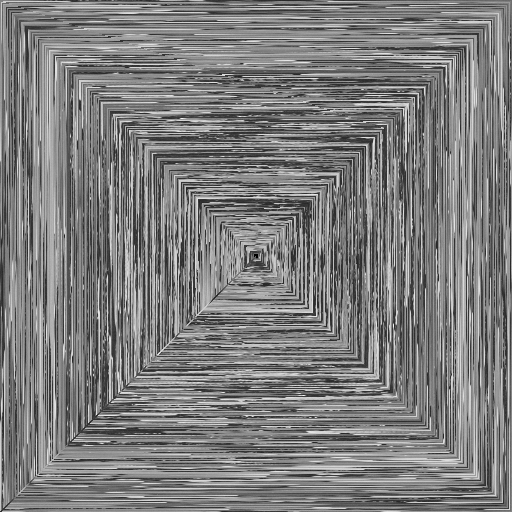
#> input picture KDA/MLR/Double Encryption/grayscale/lockA_rotate.pgm, 512 x 512 px
$ python lockB.py
#> lines starting #> are read from the running program, lines starting #| are printed output that depends on the picture
import cv2
import random

secret = cv2.imread('lockA_rotate.pgm', 0)
#> secret is the input picture: shape (512, 512); min 0, max 247, mean 125.2
rows = secret.shape[0]
#> rows = 512
cols = secret.shape[1]
#> cols = 512
randKey = random.randint(100,250)

f = open('lockB_secret.txt', 'w')
f.write(str(randKey)+'\n')

mr = rows*cols - (rows-2)*(cols-2)
#> mr = 2044
layers = min(rows, cols) // 2
#> layers = 256

flat = [0 for i in range(rows*cols)]
c = 0
for i in range(layers):
    for j in range(i, cols-i):
        flat[c] = secret[i][j]
        c += 1
    for j in range(i+1, rows - i):
        flat[c] = secret[j][cols-i-1]
        c += 1
    for j in range(cols-i-2, i+1, -1):
        flat[c] = secret[rows-i-1][j]
        c += 1
    for j in range(rows-i-2, i, -1):
        flat[c] = secret[j][i]
        c += 1
#> after the loop, c = 261633; flat = 262144 items

ri = 0
while(True):
    key = random.randint(0, 1)
    offset_val = random.randint(1, mr - 1)
    pixel_offset = offset_val % 8  # 1#offset_val % 7 + 1
    st = rows*cols - (rows-2)*(cols-2)
    for rj in range(st):
        # rotating the pixels
        if not key:
            flat[ri+rj] = (flat[ri+rj] <<
                           pixel_offset) | (flat[ri+rj] >> (8-pixel_offset))
            flat[ri+rj] ^= randKey
        else:
            flat[ri+(rj+offset_val) % st] = (flat[ri+(rj+offset_val) % st] >>
                                             pixel_offset) | (flat[ri+(rj+offset_val) % st] << (8-pixel_offset))
            flat[ri+(rj+offset_val) % st] ^= randKey
    if not min(rows, cols):
        break
    ri += rows*cols - (rows-2)*(cols-2)
    rows, cols = rows - 2, cols - 2
    f.write(str(key) + " " + str(offset_val) + '\n')
#> after the loop, ri = 262144

c = 0
rows = secret.shape[0]
#> rows = 512
cols = secret.shape[1]
#> cols = 512

for i in range(layers):
    for j in range(i, cols-i):
        secret[i][j] = flat[c]
        c += 1
    for j in range(i+1, rows - i):
        secret[j][cols-i-1] = flat[c]
        c += 1
    for j in range(cols-i-2, i+1, -1):
        secret[rows-i-1][j] = flat[c]
        c += 1
    for j in range(rows-i-2, i, -1):
        secret[j][i] = flat[c]
        c += 1
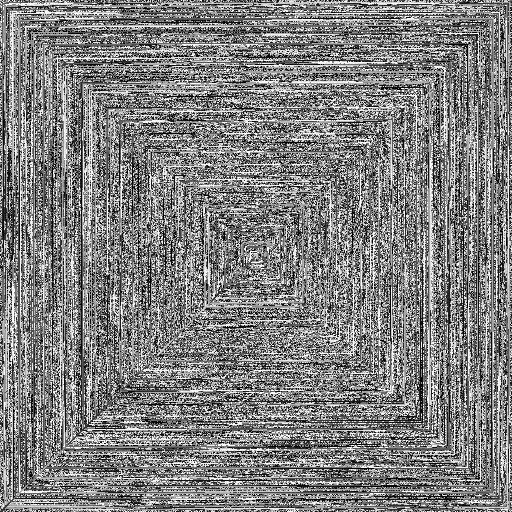
#> secret: shape (512, 512); min 0, max 255, mean 127.5
#> after the loop, c = 261633

f.close()

cv2.imwrite('lockB_pixel.pgm', secret)
enc = cv2.imread('lockB_pixel.pgm', 0)
cv2.imshow('rot.pgm', enc)

cv2.waitKey(0)
cv2.destroyAllWindows()

$ run again, with KDA/LSB_MSB/retr_img.ppm saved as KDA/MLR/Double Encryption/grayscale/lockA_rotate.pgm
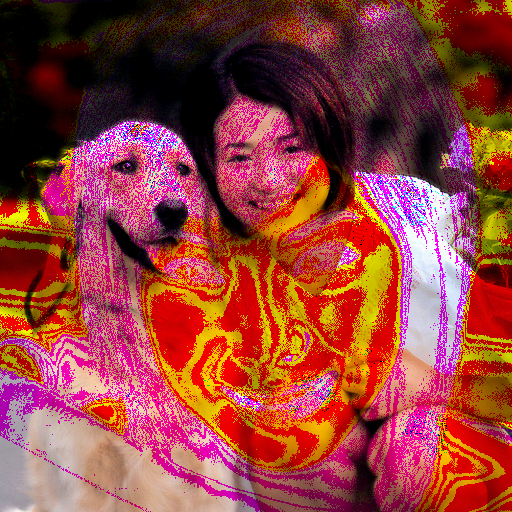
#> input picture KDA/LSB_MSB/retr_img.ppm, 512 x 512 px
#> `secret = cv2.imread('lockA_rotate.pgm', 0)`:
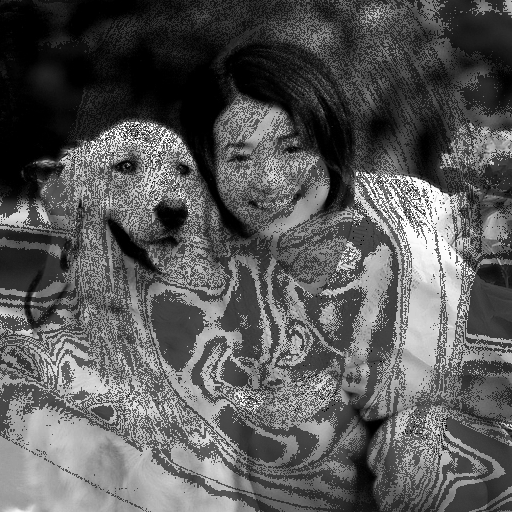
#> secret: shape (512, 512); min 0, max 254, mean 89.6
#> after the loop `for i in range(layers):`: c = 261633; flat = 262144 items
#> after the loop `while(True):`: ri = 262144
#> after the loop `for i in range(layers):`:
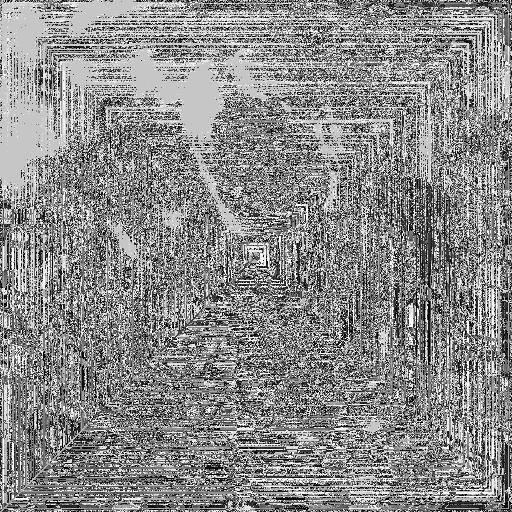
#> secret: shape (512, 512); min 0, max 255, mean 137.6
#> after the loop `for i in range(layers):`: c = 261633
